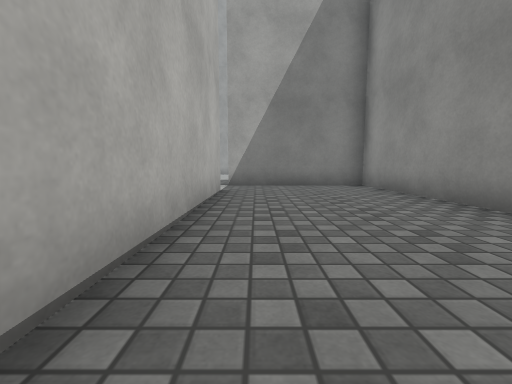
[1] (above)

20 first-person views from a walk through a scene from a Unity 3-D project. The camera is 0.64 m above the floor, tilts 6° down and sees 90° across. The floor is counted in squares, 1 m on a side. Each view is taken from the middle of a square. On the plan, view 1 faces up. The plan holds only what a view shows up to about 9 squares ahead; the rest is blank. The place goes on beyond the plan. The player is left out. Surface patterns are stand-ins for the level's own textures.

[2]
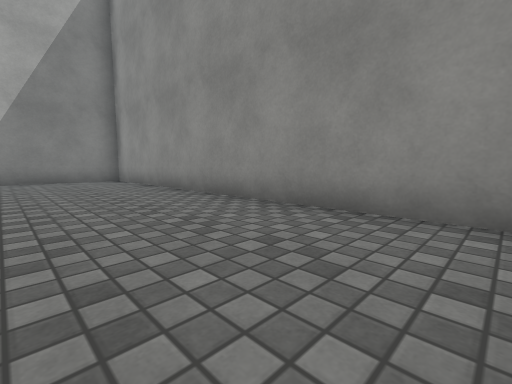

[3]
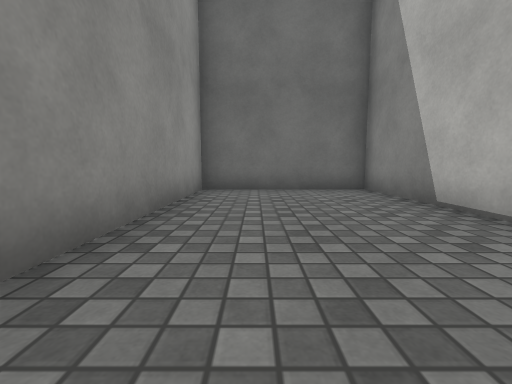

[4]
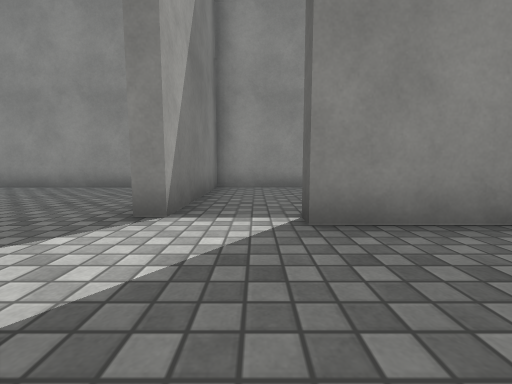

[5]
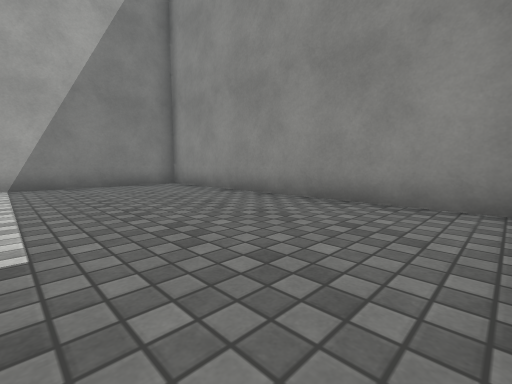

[6]
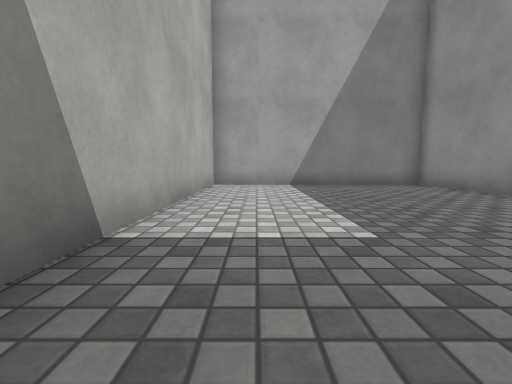

[7]
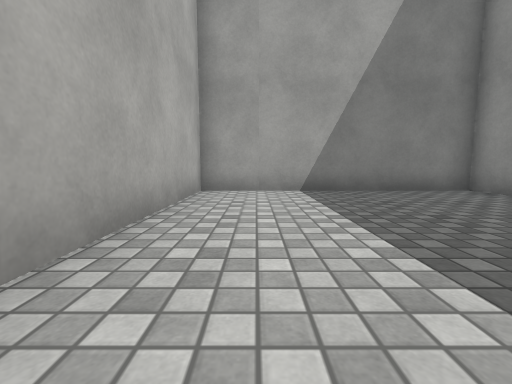

[8]
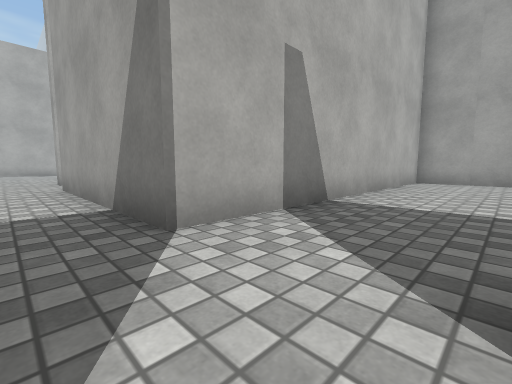

[9]
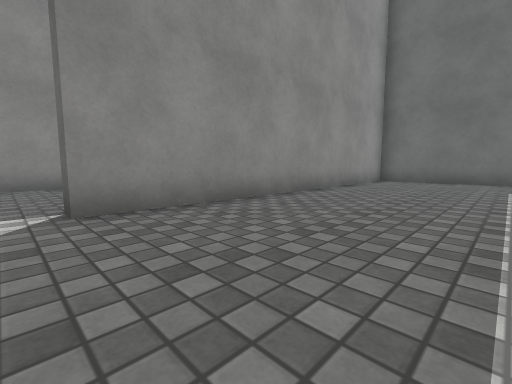

[10]
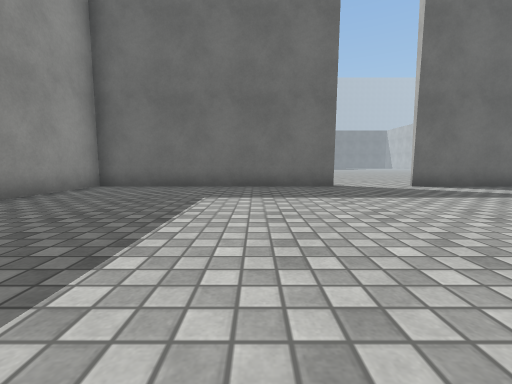

[11]
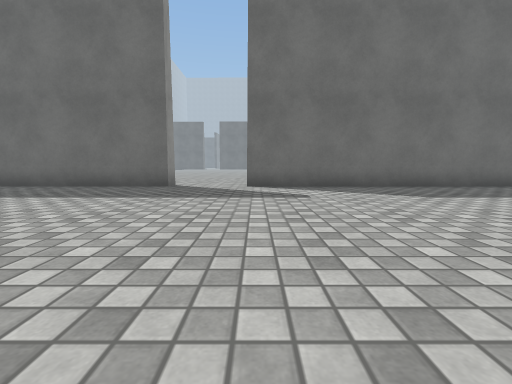

[12]
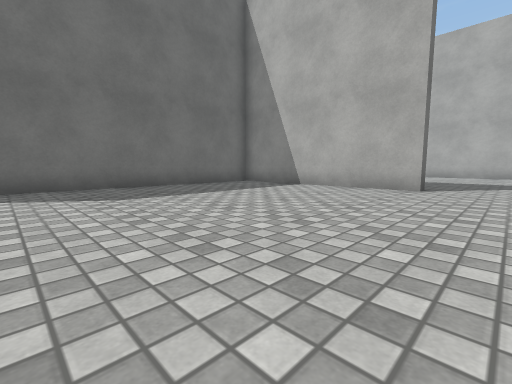

[13]
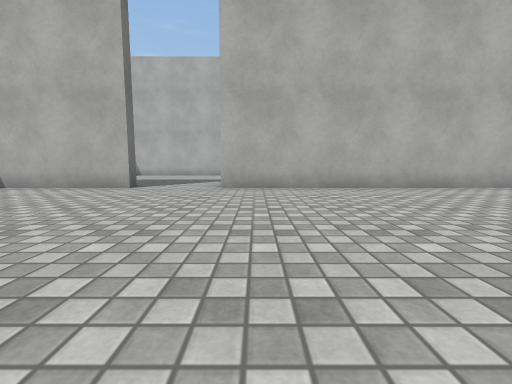

[14]
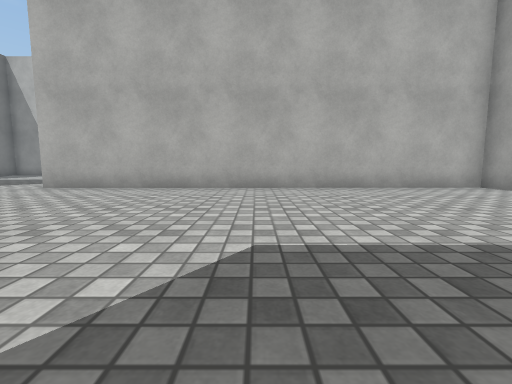

[15]
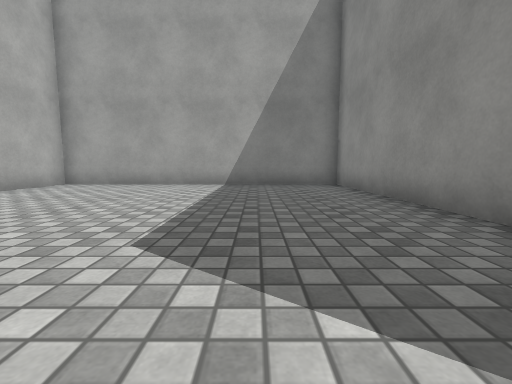

[16]
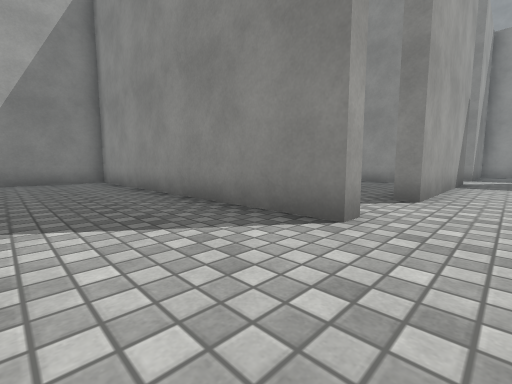

[17]
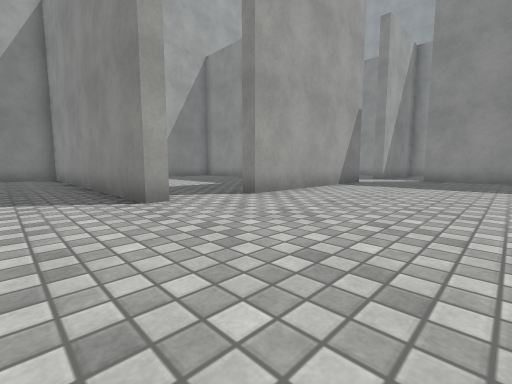

[18]
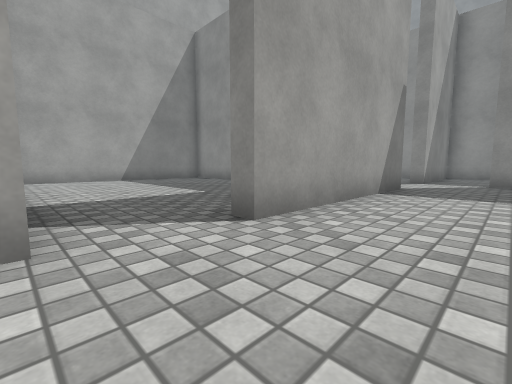

[19]
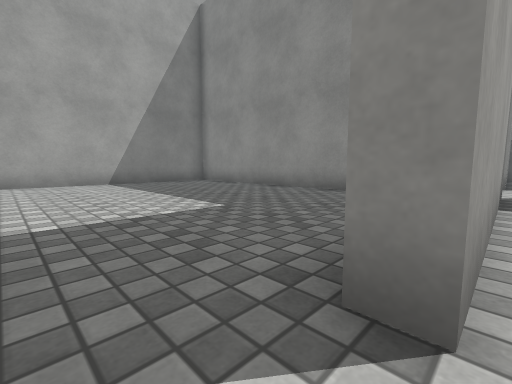

[20]
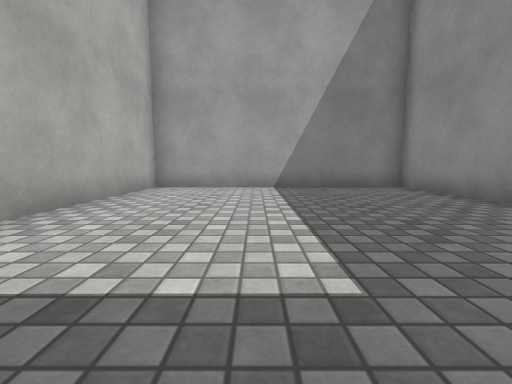

### Floor plan
Ten units are one square. View 1 is at (0, 0); x grows to the right and y downward. Boxes are objects, and circles mark ways between rooms. Rooms are numbered by the first view taken in them; rooms with no view inside come last. Other rooms are left out.
<svg viewBox="-212 -179 251 224">
<path fill="none" stroke="#000" d="M-9 -64 -9 37 34 37 34 -81 -9 -81M-9 -81 -9 -86M34 -89 34 -174 -34 -174 -33 -81 -45 -81M-13 -64 -9 -64M-108 -83 -113 -83 -113 -174 -203 -174 -202 -50M-45 -81 -89 -81M-207 -25 -201 -25 -201 17M-83 37 -13 37 -13 -64M-188 38 -107 37M-38 -110 -38 -174 -109 -174 -109 -128M-89 -81 -89 -86"/>
<circle cx="0" cy="-70" r="3" fill="#2a7"/>
<circle cx="-30" cy="-70" r="3" fill="#2a7"/>
<circle cx="-95" cy="-85" r="3" fill="#2a7"/>
<text x="10" y="-20">1</text>
<text x="0" y="-120">2</text>
<text x="-120" y="-50">3</text>
<text x="-80" y="-130">4</text>
</svg>
Room 1 opens to room 2. Room 2 opens to room 3. Room 3 opens to room 4.

Where each view was taken, in squares from view 1:
view 1: 0 up, 0 right, facing up
view 2: 3 down, 0 right, facing up-right
view 3: 3 up, 2 right, facing down
view 4: 7 up, 4 left, facing right
view 5: 9 up, 1 left, facing up-right
view 6: 9 up, 2 left, facing up
view 7: 11 up, 2 left, facing up
view 8: 7 up, 1 left, facing up-left
view 9: 7 up, 5 left, facing down-right
view 10: 4 up, 6 left, facing down
view 11: 4 up, 11 left, facing down
view 12: 4 up, 13 left, facing down-left
view 13: 6 up, 13 left, facing left
view 14: 11 up, 13 left, facing left
view 15: 9 up, 14 left, facing up
view 16: 7 up, 14 left, facing up-right
view 17: 4 up, 13 left, facing up-right
view 18: 6 up, 11 left, facing up-right
view 19: 8 up, 10 left, facing up-right
view 20: 10 up, 8 left, facing up
